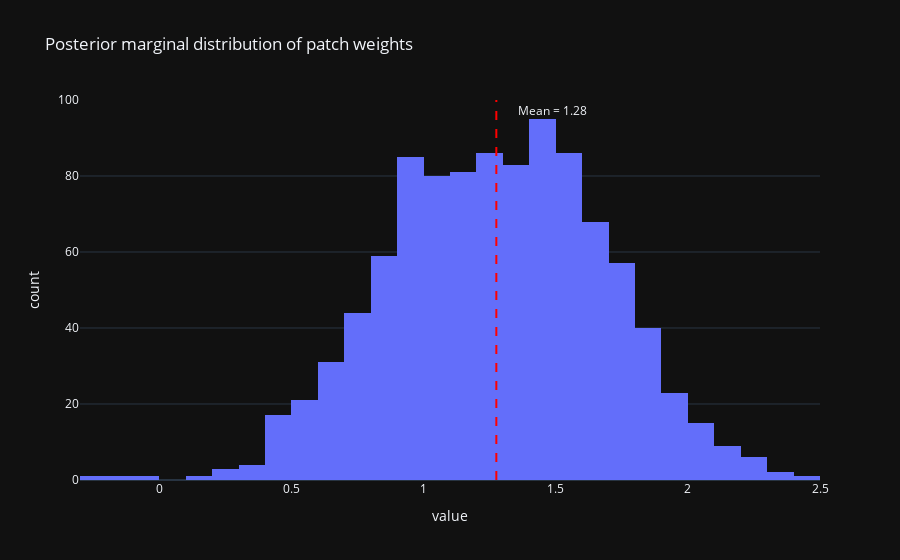

The code cell stored with this chart in its notebook:
### Code cell
fig2 = px.histogram(
    samples["weight_patch"],
    title="Posterior marginal distribution of patch weights",
    template="plotly_dark",
)

mean_patch = samples["weight_patch"].mean()


fig2.update_traces(showlegend=False)
fig2.add_vline(
    x=mean_patch,
    line_dash="dash",
    line_color="red",
    annotation_text=f"Mean = {mean_patch:.2f}",
    annotation_position="top right",
    annotation_xshift=20,
)

### Figure 1 — Plotly figure (JSON) as saved in the notebook; plotly's stock layout.template omitted (floating-point values rounded to 4 significant figures; data arrays with more than 128 entries replaced by an {"elided": "..."} marker saying what was removed)
{"data": [{"alignmentgroup": "True", "bingroup": "x", "hovertemplate": "variable=0<br>value=%{x}<br>count=%{y}<extra></extra>", "legendgroup": "0", "marker": {"color": "#636efa", "pattern": {"shape": ""}}, "name": "0", "offsetgroup": "0", "orientation": "v", "showlegend": false, "type": "histogram", "x": {"elided": "1000 float values"}, "xaxis": "x", "yaxis": "y"}], "layout": {"annotations": [{"showarrow": false, "text": "Mean = 1.28", "x": 1.275, "xanchor": "left", "xref": "x", "xshift": 20, "y": 1, "yanchor": "top", "yref": "y domain"}], "barmode": "relative", "legend": {"title": {"text": "variable"}, "tracegroupgap": 0}, "shapes": [{"line": {"color": "red", "dash": "dash"}, "type": "line", "x0": 1.275, "x1": 1.275, "xref": "x", "y0": 0, "y1": 1, "yref": "y domain"}], "title": {"text": "Posterior marginal distribution of patch weights"}, "xaxis": {"anchor": "y", "domain": [0, 1], "title": {"text": "value"}}, "yaxis": {"anchor": "x", "domain": [0, 1], "title": {"text": "count"}}}}
